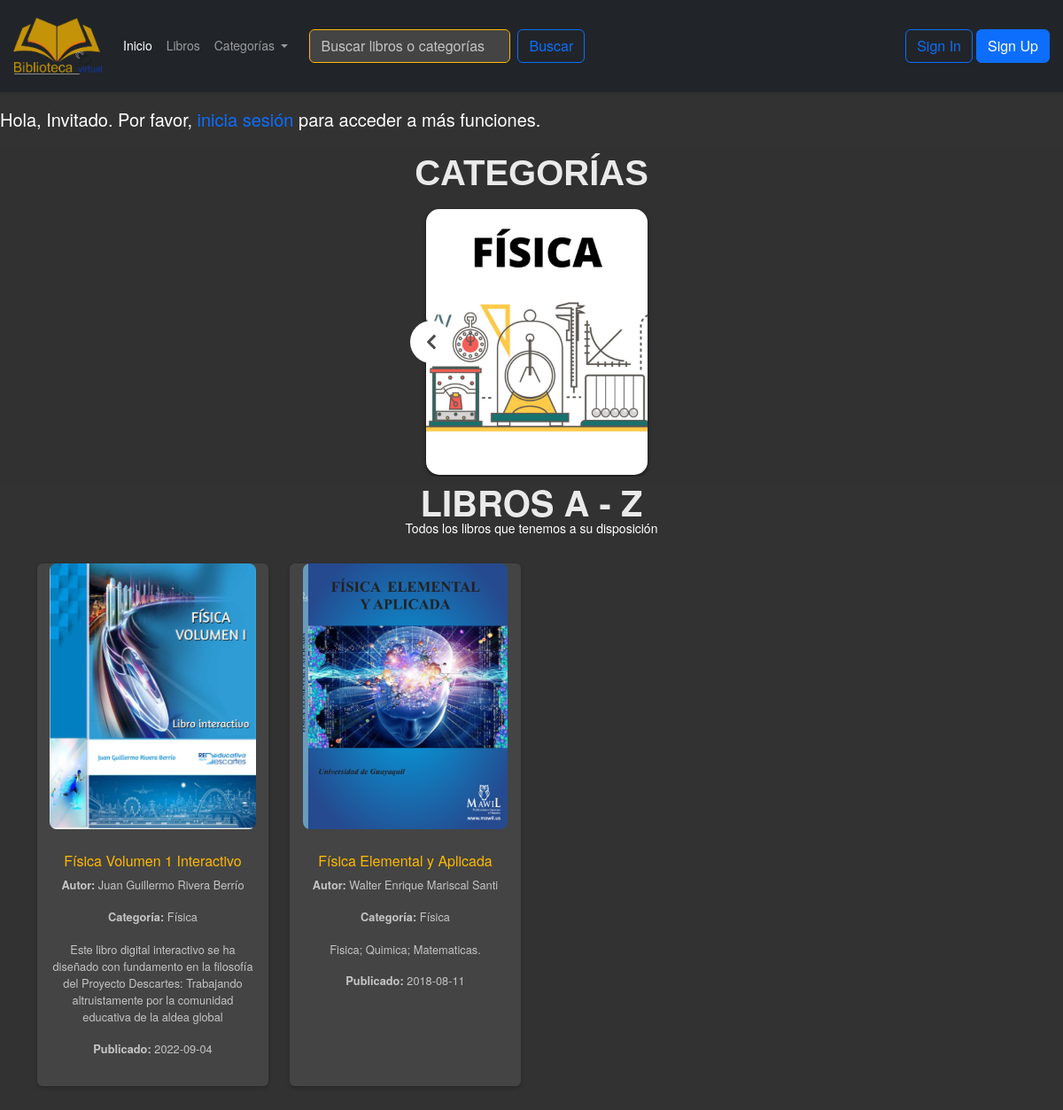
The page / on the database its author committed.
### tables this page shows
CREATE TABLE categorias (
        id_categoria INTEGER PRIMARY KEY AUTOINCREMENT,
        nombre TEXT UNIQUE NOT NULL,
        descripcion TEXT
        );

CREATE TABLE libros (
        id_libro INTEGER PRIMARY KEY AUTOINCREMENT,
        titulo TEXT NOT NULL,
        id_autor INTEGER NOT NULL,
        id_categoria INTEGER NOT NULL,
        descripcion TEXT,
        archivo TEXT NOT NULL,
        imagen TEXT, -- Nueva columna para la imagen
        fecha_publicacion DATE,
        fecha_agregado TIMESTAMP DEFAULT CURRENT_TIMESTAMP,
        FOREIGN KEY (id_autor) REFERENCES Autores(id_autor),
        FOREIGN KEY (id_categoria) REFERENCES Categorias(id_categoria)
        );

### blueprints/index/__init__.py (the view)
@index_bp.route("/")
def index():
    libros = query_db("""
        SELECT
            libros.titulo,
            autores.nombre || ' ' || autores.apellido AS autor,
            categorias.nombre AS categoria,
            libros.descripcion,
            libros.archivo,  -- Ruta del PDF
            libros.imagen,   -- Ruta de la imagen
            libros.fecha_publicacion
        FROM libros
        JOIN autores ON libros.id_autor = autores.id_autor
        JOIN categorias ON libros.id_categoria = categorias.id_categoria
    """)
    categorias = query_db("""
        SELECT
            id_categoria,
            nombre,
            descripcion
        FROM categorias
    """)
    return render_template("index.html", libros=libros, categorias=categorias)

### blueprints/index/__init__.py (called while the page is built)
def query_db(query, args=(), one=False):
    conn = sqlite3.connect('biblioteca.db')
    cursor = conn.cursor()
    cursor.execute(query, args)
    rv = cursor.fetchall()
    conn.close()
    return (rv[0] if rv else None) if one else rv

@index_bp.app_context_processor
def inject_categories():
    categorias = query_db("""
        SELECT
            id_categoria,
            nombre
        FROM categorias
    """)
    return {'categorias_navbar': categorias}

### blueprints/index/templates/index.html (shortened to what this page needs)
{% extends 'base.html' %}
{% block content %}
<section>
  {% if session.get('user_name') %}
  <p>Hola, {{ session.get('user_name') }}. ¡Bienvenido a la Biblioteca Virtual!</p>
  {% if session.get('user_role') == 'admin' %}
  <a  href="{{ url_for('administrador.admin_index') }}" class="btn btn-danger">Ir a Administración</a>
  {% endif %}
  {% else %}
  <p>Hola, Invitado. Por favor, <a href="{{ url_for('login.login') }}">inicia sesión</a> para acceder a más funciones.
  </p>
  {% endif %}
</section>
<section class="secction_1">
  <div class="carousel">
    <h2>Categorías</h2>
    <div class="carrusel-list" id="carrusel-list">
      <button class="carrusel-arrow carrusel-prev" id="button-prev" data-button="button-prev"
        onclick="app.processingButton(event)">
      </button>
      <div class="carrusel-track" id="track">
        <div class="carrusel">
          {% for categoria in categorias %}
          <div>
            <a href="{{ url_for('index.libros_por_categoria', categoria_id=categoria[0]) }}">
              <h4><small>{{ categoria[1] }}</small></h4>
              <picture>
                <img src="{{ url_for('static', filename='img/categoriasimg/' + categoria[1] + '.png') }}"
                  alt="Imagen de categoría">
              </picture>
            </a>
          </div>
          {% endfor %}
        </div>
      </div>
    </div>
  </div>
</section>
<section id="related-section" class="related-section section">
  <div class="container">
    <h2>LIBROS A - Z</h2>
    <div class="text-center" style="height: 50px;">Todos los libros que tenemos a su disposición</div>
    <div class="row">
      {% for libro in libros %}
      <div class="col-6 col-lg-3 mb-5">
        <div class="card text-center">
          <a href="{{ url_for('index.mostrar_libro', libro_id=loop.index) }}">
            <img class="img-fluid book-image" src="{{ url_for('static', filename='img/librosimg/' + libro[5]) }}"
              alt="Imagen del libro">
          </a>
          <div class="card-body">
            <h5 class="card-title">{{ libro[0] }}</h5>
            <p class="card-autor"><strong>Autor:</strong> {{ libro[1] }}</p>
            <p class="card-categoria"><strong>Categoría:</strong> {{ libro[2] }}</p>
            <p class="card-descripcion">{{ libro[3] }}</p>
            <p class="card-fecha"><strong>Publicado:</strong> {{ libro[6] }}</p>
          </div>
        </div>
      </div>
      {% endfor %}
    </div>
  </div>
</section>
{% endblock %}

### templates/base.html (shortened to what this page needs)
<!doctype html>
<html lang="es">
  <head>
    <link href="https://cdn.jsdelivr.net/npm/bootstrap@5.3.3/dist/css/bootstrap.min.css" rel="stylesheet">
    <link rel="stylesheet" href="https://cdnjs.cloudflare.com/ajax/libs/font-awesome/6.4.0/css/all.min.css" />
    <link rel="stylesheet" href="https://cdn.jsdelivr.net/npm/swiper@11/swiper-bundle.min.css"/>
    <link rel="stylesheet" href="../static/css/style.css">
  </head>
  <body>
    <nav class="navbar navbar-expand-lg navbar-dark bg-dark">
        <div class="container-fluid px-0">
            <a class="navbar-brand" href="{{ url_for('index.index') }}">
                <img src="{{ url_for('static', filename='img/logo.png') }}" alt="Logo" width="100" />
            </a>
            <div class="order-lg-3 d-flex align-items-center">
                <div>
                    <div class="d-flex align-items-center">
                        {% if session.get('user_id') %}
                            <a href="/logout" class="btn btn-primary shadow-sm me-1">Cerrar Sesión</a>
                        {% else %}
                            <a href="/login" class="btn btn-outline-primary shadow-sm me-1">Sign In</a>
                            <a href="/logout" class="btn btn-primary">Sign Up</a>
                        {% endif %}
                    </div>
                </div>
            </div>
            <div class="collapse navbar-collapse" id="navbar-default">
                <ul class="navbar-nav">
                    <li class="nav-item">
                        <a class="nav-link active" aria-current="page" href="/">Inicio</a>
                    </li>
                    <li class="nav-item">
                        <a class="nav-link" href="{{ url_for('index.index') }}#related-section">Libros</a>
                    </li>
                    <li class="nav-item dropdown">
                        <a
                            class="nav-link dropdown-toggle"
                            href="#"
                            id="navbarDropdown"
                            data-bs-toggle="dropdown"
                            aria-haspopup="true"
                            aria-expanded="false"
                            data-bs-display="static">
                            Categorías
                        </a>
                    </li>
                </ul>
                <form class="mt-3 mt-lg-0 ms-lg-3 d-flex align-items-center" method="GET" action="{{ url_for('index.buscar_libros') }}">
                    <input
                        type="search"
                        name="query"
                        class="form-control ps-6"
                        placeholder="Buscar libros o categorías"
                        aria-label="Buscar libros o categorías"
                        required />
                    <button type="submit" class="btn btn-outline-primary ms-2">Buscar</button>
                </form>
            </div>
        </div>
    </nav>
    {% block content %}
    {% endblock %}
  </body>
</html>

### static/css/style.css (style rules this page uses)
.navbar { position: fixed; top: 0; left: 0; width: 100%; z-index: 1030; box-shadow: 0 2px 4px rgba(0, 0, 0, 0.1); padding: 15px; }
html, body { position: relative; height: 100%; }
body { background-color: #323232; font-family: 'Helvetica Neue', Helvetica, Arial, sans-serif; font-size: 14px; color: #ffffff; margin-top: 120px; }
h1, h2, h3 { color: #ffffff; text-align: center; }
h2 { margin-top: 30px; font-size: 40px; line-height: 38px; padding-bottom: 20px; opacity: .9; text-transform: uppercase; font-weight: 600; text-align: center; color: #ffffff; }
p { font-size: 20px; }
.card { background-color: #444444; color: #ffffff; border: none; box-shadow: 0 2px 4px rgba(0, 0, 0, 0.2); text-align: center; height: 100%; display: flex; flex-direction: column; justify-content: space-between; }
.card-title { font-size: 1rem; color: #ffb900; margin-bottom: 8px; }
.card-autor, .card-categoria, .card-descripcion, .card-fecha { font-size: 0.8rem; color: #c4c4c4; }
.book-image { height: 300px; object-fit: cover; border-radius: 8px; margin-bottom: 10px; }
.row .col-6 { margin-bottom: 20px; }
.navbar .form-control { background-color: #444444; color: #ffffff; border: 1px solid #ffb900; }
.navbar .form-control::placeholder { color: #c4c4c4; }
.secction_1 { margin: 0; padding: 10px 0; font-family: Arial, Helvetica, sans-serif; display: flex; height: auto; width: 100%; align-items: center; background: rgb(49, 49, 49); }
h4, h2, small, a { margin: 0; padding: 0; }
a { text-decoration: none; }
.carousel { width: 100%; margin: 0; padding: 0; }
.carousel h2 { font-size: 40px; line-height: 38px; padding-bottom: 20px; opacity: .9; text-transform: uppercase; font-weight: 600; text-align: center; color: #ffffff; }
.carrusel-list { position: relative; display: flex; align-items: center; width: fit-content; height: 304px; padding: 10px 0; margin: 0 auto; max-width: 90vw; overflow: hidden; }
.carrusel-track { position: relative; top: 0; left: 0; display: flex; justify-content: center; transition: .5s ease-in-out; }
.carrusel { position: relative; width: 210px; padding: 0 18px; float: left; box-sizing: border-box; display: flex; height: 100%; }
.carrusel h4 { position: absolute; z-index: 1; font-size: 22px; line-height: 23px; color: #ffffff; padding: 15px; }
.carrusel h4 small { font-size: 15px; display: block; }
.carousel a img { object-fit: cover; height: 300px; width: 200px; border-radius: 15px; box-shadow: 0 2px 5px 0 rgba(0, 0, 0, 0.5); transition: .3s ease-in-out; }
@media (min-width:768px) { .carousel { margin: 0 60px; } }
@media (min-width:768px) { .carrusel { width: 275px; } }
@media (min-width:768px) { .carrusel a img { width: 250px; } }
.carrusel-arrow { border-radius: 30px; background-color: #ffffff; position: absolute; z-index: 4; width: 48px; height: 48px; text-align: center; border: 0; cursor: pointer; }
.carrusel-arrow svg { width: 12px; height: 100%; color: rgba(0, 0, 0, 0.7); }
.carrusel-prev { left: 0px; }

### rows shown on the page
categorias: nombre (picture)
libros: imagen (picture), titulo "Física Volumen 1 Interactivo", libro "Juan Guillermo Rivera Berrío", nombre "Física", descripcion "Este libro digital interactivo se ha diseñado con fundamento en la filosofía del Proyecto Descartes: Trabajando altruistamente por la comunidad educativa de la aldea global", fecha_publicacion "2022-09-04"
libros: imagen (picture), titulo "Física Elemental y Aplicada", libro "Walter Enrique Mariscal Santi", nombre "Física", descripcion "Fisica; Quimica; Matematicas.", fecha_publicacion "2018-08-11"
